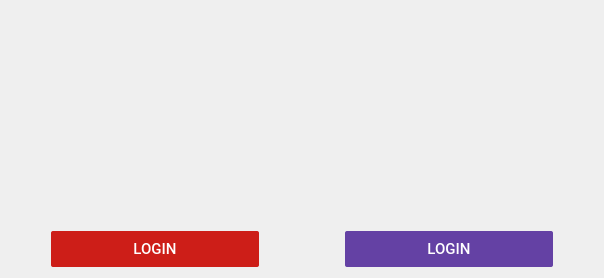
<?xml version="1.0" encoding="UTF-8"?>
<ui version="4.0">
 <class>MainWindow</class>
 <widget class="QMainWindow" name="MainWindow">
  <property name="geometry">
   <rect>
    <x>0</x>
    <y>0</y>
    <width>604</width>
    <height>278</height>
   </rect>
  </property>
  <property name="windowTitle">
   <string>ChatDuo</string>
  </property>
  <property name="windowIcon">
   <iconset resource="resources.qrc">
    <normaloff>:/Images/Icon.png</normaloff>:/Images/Icon.png</iconset>
  </property>
  <widget class="QWidget" name="centralWidget">
   <layout class="QGridLayout" name="gridLayout">
    <item row="0" column="0">
     <layout class="QVBoxLayout" name="verticalLayout">
      <item>
       <widget class="QLabel" name="labelYTLogo">
        <property name="maximumSize">
         <size>
          <width>80</width>
          <height>80</height>
         </size>
        </property>
        <property name="text">
         <string/>
        </property>
        <property name="pixmap">
         <pixmap resource="resources.qrc">:/Images/YouTubeIcon.png</pixmap>
        </property>
        <property name="scaledContents">
         <bool>true</bool>
        </property>
       </widget>
      </item>
      <item>
       <widget class="GFrame" name="gYTUsername">
        <property name="styleSheet">
         <string notr="true">/*border: 5px solid white*/</string>
        </property>
        <property name="frameShape">
         <enum>QFrame::StyledPanel</enum>
        </property>
        <property name="frameShadow">
         <enum>QFrame::Raised</enum>
        </property>
       </widget>
      </item>
      <item>
       <widget class="GFrame" name="gYTPassword">
        <property name="styleSheet">
         <string notr="true">/*border: 5px solid white*/</string>
        </property>
        <property name="frameShape">
         <enum>QFrame::StyledPanel</enum>
        </property>
        <property name="frameShadow">
         <enum>QFrame::Raised</enum>
        </property>
       </widget>
      </item>
      <item>
       <spacer name="verticalSpacer">
        <property name="orientation">
         <enum>Qt::Vertical</enum>
        </property>
        <property name="sizeHint" stdset="0">
         <size>
          <width>20</width>
          <height>40</height>
         </size>
        </property>
       </spacer>
      </item>
      <item>
       <layout class="QHBoxLayout" name="horizontalLayout_3">
        <item>
         <spacer name="horizontalSpacer">
          <property name="orientation">
           <enum>Qt::Horizontal</enum>
          </property>
          <property name="sizeType">
           <enum>QSizePolicy::Ignored</enum>
          </property>
          <property name="sizeHint" stdset="0">
           <size>
            <width>40</width>
            <height>20</height>
           </size>
          </property>
         </spacer>
        </item>
        <item>
         <widget class="QPushButton" name="pushButtonYTLogin">
          <property name="minimumSize">
           <size>
            <width>88</width>
            <height>36</height>
           </size>
          </property>
          <property name="maximumSize">
           <size>
            <width>16777215</width>
            <height>36</height>
           </size>
          </property>
          <property name="font">
           <font>
            <family>Roboto Medium</family>
            <pointsize>11</pointsize>
           </font>
          </property>
          <property name="styleSheet">
           <string notr="true">QPushButton {
	color: white;
    background-color: rgb(205, 30, 24);
    border: 0px solid rgb(205, 30, 24);
    border-radius: 2px;
}
QPushButton:hover {
	color:  rgb(205, 30, 24);
    background-color: white;
    border: 0px solid white;
    border-radius: 2px;
}
QPushButton:pressed {
	color:  rgb(205, 30, 24);
    background-color: rgb(224, 224, 224);
    border: 0px solid rgb(224, 224, 224);
    border-radius: 2px;
}</string>
          </property>
          <property name="text">
           <string>LOGIN</string>
          </property>
         </widget>
        </item>
        <item>
         <spacer name="horizontalSpacer_4">
          <property name="orientation">
           <enum>Qt::Horizontal</enum>
          </property>
          <property name="sizeType">
           <enum>QSizePolicy::Ignored</enum>
          </property>
          <property name="sizeHint" stdset="0">
           <size>
            <width>40</width>
            <height>20</height>
           </size>
          </property>
         </spacer>
        </item>
       </layout>
      </item>
     </layout>
    </item>
    <item row="0" column="1">
     <layout class="QVBoxLayout" name="verticalLayout_2">
      <item>
       <widget class="QLabel" name="labelTWLogo">
        <property name="maximumSize">
         <size>
          <width>80</width>
          <height>80</height>
         </size>
        </property>
        <property name="text">
         <string/>
        </property>
        <property name="pixmap">
         <pixmap resource="resources.qrc">:/Images/TwitchIcon.png</pixmap>
        </property>
        <property name="scaledContents">
         <bool>true</bool>
        </property>
       </widget>
      </item>
      <item>
       <widget class="GFrame" name="gTWUsername">
        <property name="styleSheet">
         <string notr="true">/*border: 5px solid white*/</string>
        </property>
        <property name="frameShape">
         <enum>QFrame::StyledPanel</enum>
        </property>
        <property name="frameShadow">
         <enum>QFrame::Raised</enum>
        </property>
       </widget>
      </item>
      <item>
       <widget class="GFrame" name="gTWPassword">
        <property name="styleSheet">
         <string notr="true">/*border: 5px solid white*/</string>
        </property>
        <property name="frameShape">
         <enum>QFrame::StyledPanel</enum>
        </property>
        <property name="frameShadow">
         <enum>QFrame::Raised</enum>
        </property>
       </widget>
      </item>
      <item>
       <spacer name="verticalSpacer_2">
        <property name="orientation">
         <enum>Qt::Vertical</enum>
        </property>
        <property name="sizeHint" stdset="0">
         <size>
          <width>20</width>
          <height>40</height>
         </size>
        </property>
       </spacer>
      </item>
      <item>
       <layout class="QHBoxLayout" name="horizontalLayout_4">
        <item>
         <spacer name="horizontalSpacer_2">
          <property name="orientation">
           <enum>Qt::Horizontal</enum>
          </property>
          <property name="sizeType">
           <enum>QSizePolicy::Ignored</enum>
          </property>
          <property name="sizeHint" stdset="0">
           <size>
            <width>40</width>
            <height>20</height>
           </size>
          </property>
         </spacer>
        </item>
        <item>
         <widget class="QPushButton" name="pushButtonTWLogin">
          <property name="minimumSize">
           <size>
            <width>88</width>
            <height>36</height>
           </size>
          </property>
          <property name="maximumSize">
           <size>
            <width>16777215</width>
            <height>36</height>
           </size>
          </property>
          <property name="font">
           <font>
            <family>Roboto Medium</family>
            <pointsize>11</pointsize>
           </font>
          </property>
          <property name="styleSheet">
           <string notr="true">QPushButton {
	color: white;
    background-color: rgb(100, 65, 164);
    border: 0px solid rgb(205, 30, 24);
    border-radius: 2px;
}
QPushButton:hover {
	color:  rgb(100, 65, 164);
    background-color: white;
    border: 0px solid white;
    border-radius: 2px;
}
QPushButton:pressed {
	color:  rgb(100, 65, 164);
    background-color: rgb(224, 224, 224);
    border: 0px solid rgb(224, 224, 224);
    border-radius: 2px;
}</string>
          </property>
          <property name="text">
           <string>LOGIN</string>
          </property>
         </widget>
        </item>
        <item>
         <spacer name="horizontalSpacer_5">
          <property name="orientation">
           <enum>Qt::Horizontal</enum>
          </property>
          <property name="sizeType">
           <enum>QSizePolicy::Ignored</enum>
          </property>
          <property name="sizeHint" stdset="0">
           <size>
            <width>40</width>
            <height>20</height>
           </size>
          </property>
         </spacer>
        </item>
       </layout>
      </item>
     </layout>
    </item>
   </layout>
  </widget>
 </widget>
 <layoutdefault spacing="6" margin="11"/>
 <customwidgets>
  <customwidget>
   <class>GFrame</class>
   <extends>QFrame</extends>
   <header>gframe.h</header>
   <container>1</container>
  </customwidget>
 </customwidgets>
 <resources>
  <include location="resources.qrc"/>
 </resources>
 <connections/>
</ui>
